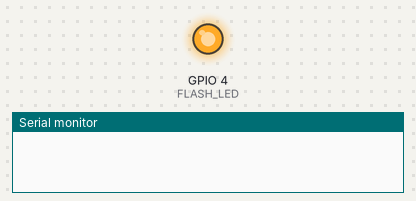
The sketch below on a simulated ESP32. On the bench: output pins drawn as LEDs (lit = HIGH), the last lines printed to the serial monitor. The camera gives no picture.

Above: at 0.4 s.
At 1.4 s:
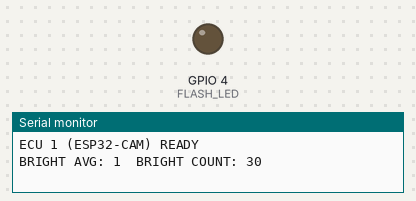
Timing chart, 0 to 2.9 s (numbered marks = the images above):
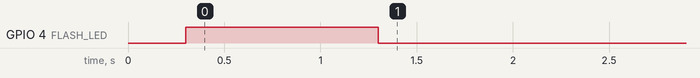

The sketch:

Vision_Node.ino
```cpp
//==========================================================================
// PROJECT : CAN BUS BASED SMART VEHICLE HEADLIGHT CONTROL SYSTEM
//==========================================================================
// Author      : Eng. Masoud M. Subi
// Institution : National Institute of Transport (NIT)
// Year        : 2026
//
// DESCRIPTION
// ------------
// This program implements the Vision Node of a distributed CAN-based
// intelligent vehicle headlight control system. The ESP32-CAM captures
// grayscale images, analyses predefined Region of Interest (ROI), and
// periodically transmits image brightness parameters to the Headlight
// Control ECU through the Controller Area Network (CAN).
//
// MAIN FUNCTIONS
// --------------
// • Captures grayscale images using the ESP32-CAM.
// • Analyses predefined image Region of Interest (ROI).
// • Computes BrightAvg (average brightness).
// • Computes BrightCount (number of bright pixels).
// • Periodically transmits BrightAvg and BrightCount via CAN Bus.
// • Responds to ECU communication test requests.
//
// SYSTEM ARCHITECTURE
// -------------------
// ESP32-CAM Vision Node ---> CAN Bus ---> Headlight Control ECU
//
// NOTE
// ----
// This node performs image acquisition and brightness analysis only.
// Vehicle detection and headlight control decisions are performed by
// the Headlight Control ECU.
//
//==========================================================================


#include "esp_camera.h"
#include "soc/soc.h"
#include "soc/rtc_cntl_reg.h"
#include <SPI.h>
#include <mcp_can.h>
#include <esp_task_wdt.h>

// CAMERA MODEL (AI THINKER)


#define PWDN_GPIO_NUM     32
#define RESET_GPIO_NUM    -1
#define XCLK_GPIO_NUM      0
#define SIOD_GPIO_NUM     26
#define SIOC_GPIO_NUM     27

#define Y9_GPIO_NUM       35
#define Y8_GPIO_NUM       34
#define Y7_GPIO_NUM       39
#define Y6_GPIO_NUM       36
#define Y5_GPIO_NUM       21
#define Y4_GPIO_NUM       19
#define Y3_GPIO_NUM       18
#define Y2_GPIO_NUM        5
#define VSYNC_GPIO_NUM    25
#define HREF_GPIO_NUM     23
#define PCLK_GPIO_NUM     22


// MCP2515

#define MISO_PIN 12
#define MOSI_PIN 13
#define SCK_PIN 14
#define CS_PIN 15

MCP_CAN CAN(CS_PIN); // CS PIN

#define FLASH_LED 4
#define CONT_ID 0x100
#define ECU_PING_ID 0x110
#define VISION_ACK_ID 0x111
#define VISION_TEST_ID 0x107
#define VISION_TEST_ACK_ID 0x207
#define CAPTURE_ID 0x220


// ROI CONFIGURATION

// QVGA = 320x240

#define IMG_W 320
#define IMG_H 240

// Lower-middle region (vehicle headlights)
#define LOWER_Y_START 0
#define LOWER_Y_END   90

#define LOWER_X_START 20
#define LOWER_X_END   280


void setup()
{
    Serial.begin(115200);

    pinMode(FLASH_LED, OUTPUT);
    digitalWrite(FLASH_LED, LOW);

    WRITE_PERI_REG(RTC_CNTL_BROWN_OUT_REG,0);

    // CAMERA CONFIG

    camera_config_t config;

    config.ledc_channel = LEDC_CHANNEL_0;
    config.ledc_timer = LEDC_TIMER_0;

    config.pin_d0 = Y2_GPIO_NUM;
    config.pin_d1 = Y3_GPIO_NUM;
    config.pin_d2 = Y4_GPIO_NUM;
    config.pin_d3 = Y5_GPIO_NUM;
    config.pin_d4 = Y6_GPIO_NUM;
    config.pin_d5 = Y7_GPIO_NUM;
    config.pin_d6 = Y8_GPIO_NUM;
    config.pin_d7 = Y9_GPIO_NUM;

    config.pin_xclk = XCLK_GPIO_NUM;
    config.pin_pclk = PCLK_GPIO_NUM;
    config.pin_vsync = VSYNC_GPIO_NUM;
    config.pin_href = HREF_GPIO_NUM;

    config.pin_sscb_sda = SIOD_GPIO_NUM;
    config.pin_sscb_scl = SIOC_GPIO_NUM;

    config.pin_pwdn = PWDN_GPIO_NUM;
    config.pin_reset = RESET_GPIO_NUM;

    config.xclk_freq_hz = 20000000;

    config.pixel_format = PIXFORMAT_GRAYSCALE;

    // LOW RESOLUTION = STABLE
    config.frame_size = FRAMESIZE_QVGA;

    config.jpeg_quality = 12;
    config.fb_count = 1;


    // INIT CAMERA


    esp_err_t err = esp_camera_init(&config);

    if (err != ESP_OK)
    {
        Serial.println("Camera Init Failed");
        digitalWrite(FLASH_LED, HIGH);
        return;
    }


    // CAMERA SENSOR TUNING


    sensor_t * s = esp_camera_sensor_get();
    s->set_brightness(s,0);                //adjust if too dark/bright(-2 to 2)
    s->set_contrast(s,1);                   //increase to highlight headlights(-2 to 2)
    s->set_saturation(s,-2);                //not important for grayscale
    s->set_special_effect(s,0);            //grayscale mode

    // Disable automatic behaviors as much as possible

    s->set_whitebal(s, 0);
    s->set_awb_gain(s, 0);

    s->set_exposure_ctrl(s, 1);
    s->set_aec2(s, 0);
    s->set_ae_level(s, 0);

    s->set_gain_ctrl(s, 1);
    s->set_gainceiling(s, (gainceiling_t)1);

    //Image corrections
    s->set_bpc(s, 0);
    s->set_wpc(s, 0);
    s->set_raw_gma(s, 0);
    s->set_lenc(s, 0);

    //Image orientation
    s->set_hmirror(s, 0);
    s->set_vflip(s, 0);

    //Stability
    s->set_dcw(s, 1);


    //Test pattern OFF
    s->set_colorbar(s, 0);


    // CAN INIT

    SPI.begin(SCK_PIN,MISO_PIN,MOSI_PIN,CS_PIN);

    if(CAN.begin(MCP_ANY, CAN_500KBPS, MCP_8MHZ) != CAN_OK) {
    Serial.println("CAN initialization failed...");
    //while(1);
  }
  else
  {
    digitalWrite(FLASH_LED, HIGH);
    delay(1000);
    digitalWrite(FLASH_LED, LOW);
  }
  CAN.setMode(MCP_NORMAL);
  Serial.println("ECU 1 (ESP32-CAM) READY");

  esp_task_wdt_init(5, true);
  esp_task_wdt_add(NULL);
}

// =========================================================
// MAIN LOOP
// =========================================================

void loop()
{
    checkCANCommand();
    esp_task_wdt_reset();
    camera_fb_t * fb = esp_camera_fb_get();

    if (!fb)
    {
        Serial.println("Frame Capture Failed");
        uint8_t captr[8];
        captr[0] = 0;
        CAN.sendMsgBuf(CAPTURE_ID, 0, 8, captr);
        return;
    }
    else
    {
       uint8_t captr[8];
       captr[0] = 1;
       CAN.sendMsgBuf(CAPTURE_ID, 0, 8, captr);
    }

    uint8_t *img = fb->buf;

    // =====================================================
    // LOWER-MIDDLE REGION ANALYSIS
    // =====================================================

    uint32_t roiSum = 0;
    uint32_t roiPixels = 0;
    uint32_t brightSum = 0;
    uint32_t brightCount = 0;
    const uint8_t BRIGHT_THRESHOLD = 200;

    for (int y = LOWER_Y_START; y < LOWER_Y_END; y += 2)
    {
        for (int x = LOWER_X_START; x < LOWER_X_END; x += 2)
        {
            int index = y * IMG_W + x;
            uint8_t val = img[index];
            roiSum += val;
            roiPixels++;

            if(val > BRIGHT_THRESHOLD)
            {
              brightSum += val;
              brightCount++;
            }
        }
    }
    uint8_t brightAvg = roiSum /roiPixels;

    if(brightCount > 255){
      brightCount = 255;
    }

    // CAN DATA

     uint8_t msg[8];
     msg[0] = brightAvg;
     msg[1] = brightCount;
     msg[2] = 0;
     msg[3] = 0;
     msg[4] = 0;
     msg[5] = 0;
     msg[6] = 0;
     msg[7] = 0;
     CAN.sendMsgBuf(CONT_ID, 0, 8, msg);

    // DEBUG

    Serial.print("BRIGHT AVG: ");
    Serial.print(brightAvg);

    Serial.print("  BRIGHT COUNT: ");
    Serial.println(brightCount);

    // Return frame buffer
    esp_camera_fb_return(fb);

    delay(100);
}

void checkCANCommand()
{
    if(CAN_MSGAVAIL == CAN.checkReceive())
    {
        long unsigned int rxId;
        byte len;
        byte rxBuf[8];

        CAN.readMsgBuf(&rxId, &len, rxBuf);


        if(rxId == ECU_PING_ID)
        {
            if(rxBuf[0]=='P' &&
               rxBuf[1]=='I' &&
               rxBuf[2]=='N' &&
               rxBuf[3]=='G')
            {
                sendVisionACK();
            }
        }

       if(rxId == VISION_TEST_ID)
        {
          digitalWrite(FLASH_LED, HIGH);
          delay(1000);
          digitalWrite(FLASH_LED, LOW);

          byte ack[1];
          ack[0] = 1;
          CAN.sendMsgBuf(VISION_TEST_ACK_ID, 0, 1, ack);
        }
    }
}

void sendVisionACK()
{
  byte ackData[8];
  ackData[0] = 'A';
  ackData[1] = 'C';
  ackData[2] = 'K';

  CAN.sendMsgBuf(VISION_ACK_ID, 0, 3, ackData);
}
```
